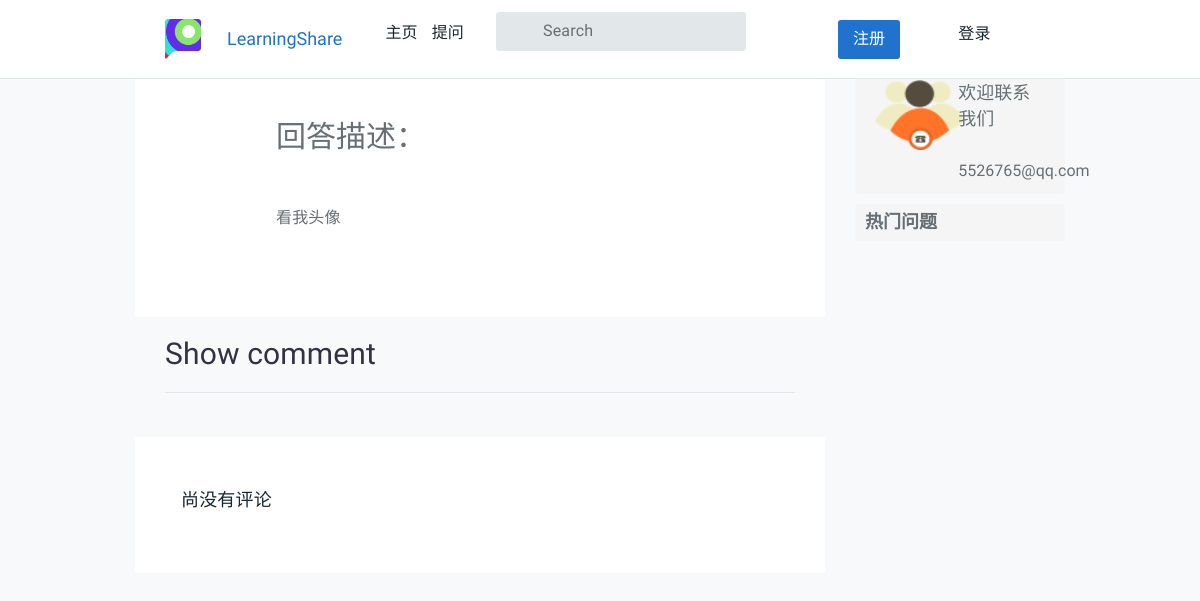
The page /answer/answer/show_comment/25/ on the database as committed earlier.
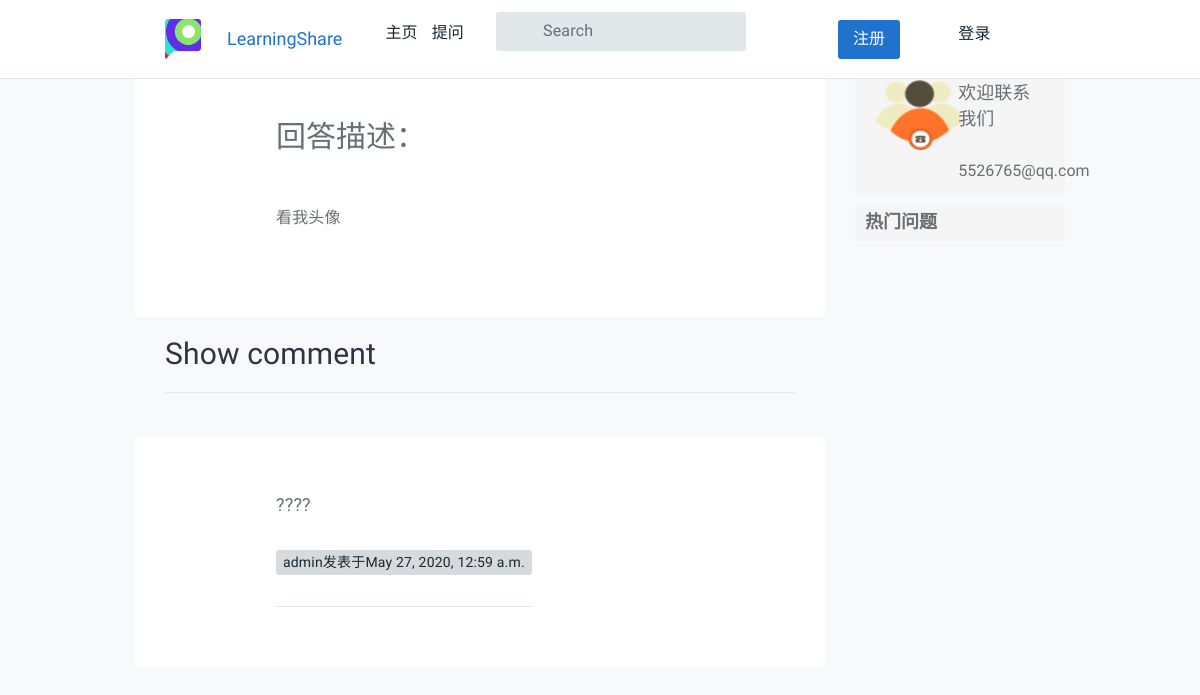
The same page on the database as committed later.
### AnswerApp/models.py (models this page shows)
class Comment(models.Model):
    commenter = models.ForeignKey(User, related_name='comments', verbose_name='评论者', on_delete=models.CASCADE)
    answer = models.ForeignKey('AnswerModel', related_name='answer_comments', on_delete=models.CASCADE)
    comment_text = models.TextField(verbose_name='评论内容')
    pubDate = models.DateTimeField(auto_now=True, verbose_name='回答时间')
    goodNum = models.IntegerField(default=0)
    badNum = models.IntegerField(default=0)
    def __str__(self):
        return self.comment_text

### AnswerApp/views.py (the view)
# urls.py: path('answer/show_comment/<int:answer_id>/', views.show_comment, name='show_comment'),
def show_comment(request, answer_id):
    answer = AnswerModel.objects.get(id=answer_id)
    comment_list = Comment.objects.filter(answer=answer_id)
    return render(request, 'question/show_comment.html',
                  {"comment_list": comment_list, "answer_id": answer_id, "answer": answer})

### AnswerApp/models.py (called while the page is built)
    def __str__(self):
        return self.answer_text

### AnswerApp/templatetags/markdown_extras.py (called while the page is built)
@register.filter()
@stringfilter
def markdown(value):
    return md.markdown(value, extensions=['markdown.extensions.fenced_code'])

### templates/question/show_comment.html
{% extends "question/content.html" %}
{% load static %}
{% load markdown_extras %}
{% block content %}
<div class="col-sm-9">
    <div class="tt-topic-list">
        <div class="tt-item">
            <div class="tt-single-topic">
                <div class="tt-item-info info-top">
                    <div class="tt-avater-title">
                        <h2>回答描述：</h2>
                    </div>
                </div>
                <div class="tt-item-description">
                    <p>
                        {{ answer | markdown | safe  }}
                    </p>
                </div>
            </div>
        </div>
        <div class="tt-list-header">
            <div class="tt-col-topic">
                <h2>Show comment</h2>
                <hr />
            </div>
        </div>
        {% for comment in comment_list %}
        <div class="tt-item">
            <div class="tt-single-topic">
                <div class="tt-item-header pt-noborder">
                    <div class="tt-item-header info-top">
                        <div class="tt-item-title">
                            <p>{{ comment }}</p>
                            <a href="#"><span class="tt-badge">{{ comment.commenter }}发表于{{comment.pubDate}}</span></a>
                        </div>
                    </div>
                </div>
            </div>
        </div>
        {% empty %}
        <div class="tt-item">
            <div class="tt-info-box">
                <div class="row-object-inline form-default">
                    <h6 class="tt-title">尚没有评论</h6>
                </div>
            </div>
        </div>
        {% endfor %}
    </div>
</div>
{% endblock %}

Rows that differ between the two databases and show on the page:
added Comment: comment_text "????", commenter "admin", pubDate "May 27, 2020, 12:59 a.m."
Other text that changed with them:
text no longer shown: "尚没有评论"
